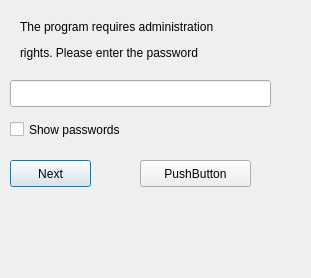
<?xml version="1.0" encoding="UTF-8"?>
<ui version="4.0">
 <class>password_dialog</class>
 <widget class="QDialog" name="password_dialog">
  <property name="windowModality">
   <enum>Qt::ApplicationModal</enum>
  </property>
  <property name="geometry">
   <rect>
    <x>0</x>
    <y>0</y>
    <width>311</width>
    <height>278</height>
   </rect>
  </property>
  <property name="windowTitle">
   <string>Password</string>
  </property>
  <property name="modal">
   <bool>true</bool>
  </property>
  <widget class="QLabel" name="label">
   <property name="geometry">
    <rect>
     <x>20</x>
     <y>10</y>
     <width>251</width>
     <height>61</height>
    </rect>
   </property>
   <property name="text">
    <string>&lt;html&gt;&lt;head/&gt;&lt;body&gt;&lt;p&gt;The program requires administration &lt;/p&gt;&lt;p&gt;rights. Please enter the password&lt;/p&gt;&lt;/body&gt;&lt;/html&gt;</string>
   </property>
  </widget>
  <widget class="QLineEdit" name="txt_key">
   <property name="geometry">
    <rect>
     <x>10</x>
     <y>80</y>
     <width>261</width>
     <height>27</height>
    </rect>
   </property>
   <property name="echoMode">
    <enum>QLineEdit::Password</enum>
   </property>
  </widget>
  <widget class="QCheckBox" name="chk_password">
   <property name="geometry">
    <rect>
     <x>10</x>
     <y>110</y>
     <width>171</width>
     <height>39</height>
    </rect>
   </property>
   <property name="text">
    <string>Show passwords</string>
   </property>
  </widget>
  <widget class="QPushButton" name="cmd_next">
   <property name="geometry">
    <rect>
     <x>10</x>
     <y>160</y>
     <width>81</width>
     <height>27</height>
    </rect>
   </property>
   <property name="text">
    <string extracomment="Beenden">Next</string>
   </property>
  </widget>
  <widget class="QPushButton" name="cmd_cancel">
   <property name="geometry">
    <rect>
     <x>140</x>
     <y>160</y>
     <width>111</width>
     <height>27</height>
    </rect>
   </property>
   <property name="text">
    <string>PushButton</string>
   </property>
  </widget>
 </widget>
 <resources/>
 <connections/>
</ui>
